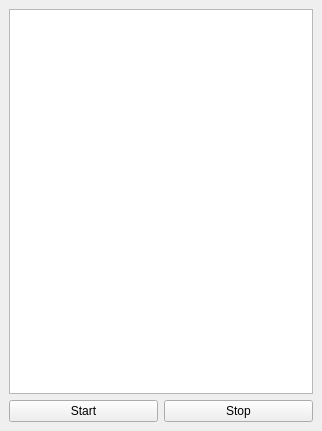
<?xml version="1.0" encoding="UTF-8"?>
<ui version="4.0">
 <class>MainWindow</class>
 <widget class="QMainWindow" name="MainWindow">
  <property name="geometry">
   <rect>
    <x>0</x>
    <y>0</y>
    <width>322</width>
    <height>431</height>
   </rect>
  </property>
  <property name="windowTitle">
   <string>MainWindow</string>
  </property>
  <widget class="QWidget" name="centralwidget">
   <layout class="QVBoxLayout" name="verticalLayout">
    <item>
     <widget class="QListWidget" name="listWidget"/>
    </item>
    <item>
     <layout class="QHBoxLayout" name="horizontalLayout">
      <item>
       <widget class="QPushButton" name="startButton">
        <property name="text">
         <string>Start</string>
        </property>
       </widget>
      </item>
      <item>
       <widget class="QPushButton" name="stopButton">
        <property name="text">
         <string>Stop</string>
        </property>
       </widget>
      </item>
     </layout>
    </item>
   </layout>
  </widget>
 </widget>
 <resources/>
 <connections/>
</ui>
